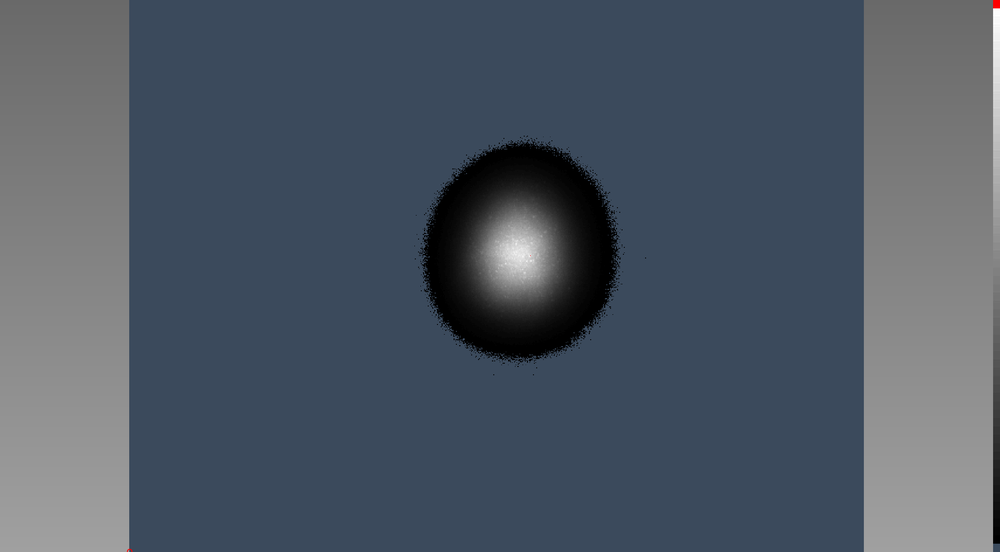
%> input picture ref/ModeLoss/1_0001.tiff, 1000 x 552 px, shrunk from 2167 x 1196 before the run
$ octave modefield_overlap.m   (GNU Octave 9; MATLAB toolbox functions it lacks are replaced by stand-ins)
%> lines starting %> are read from the running program, lines starting %| are printed output that depends on the picture; in (x1, y1, x2, y2) boxes, pixels count from 0 and x2, y2 are one past the last pixel; in counts of white or black regions, pixels touching at a corner belong together; the program's own positions count from 1
### ref/ModeLoss/gauss2fit.m
function [fitresult,gof,gauss2] = gauss2fit(x,y,z)
%gauss2fit(X, Y, Z) 二维高斯拟合
%  二维高斯拟合
%
%  https://blog.csdn.net/u012366767/article/details/90743083
%
%  f(x,y) = A*exp(-(x-X0)^2/(2*sigmaX2)-(y-Y0)^2/(2*sigmaY2))
%
%  ln(f) = lnA - (x-X0)^2/(2*sigmaX2) - (y-Y0)^2/(2*sigmaY2)
%  ln(f) = p00 + p10*x + p01*y + p20*x^2 + p02*y^2;
%  p00 = lnA - X0^2/(2*sigmaX2) - Y0^2/(2*sigmaY2)
%  p10 = X0/sigmaX2
%  p01 = Y0/sigmaY2
%  p20 = -0.5/sigmaX2
%  p02 = -0.5/sigmaY2
%
%

% 利用多项式拟合
[xData,yData,zData] = prepareSurfaceData(x,y,z);
ft = fittype('poly22');
opts = fitoptions('Method','LinearLeastSquares');
opts.Lower = [-Inf 0 0 -Inf 0 -Inf];
opts.Upper = [Inf Inf Inf 0 0 0];
[fitresult,gof] = fit([xData,yData],zData,ft,opts);
% 将多项式拟合结果转换为二维高斯结果
ft = fittype('A*exp((-(x-X0).^2/sigmaX2-(y-Y0).^2/sigmaY2)/2)', ...
    independent=["x" "y"],dependent='img', ...
    coefficients=["A" "X0" "Y0" "sigmaX2" "sigmaY2"]);
sigmaX2 = -0.5/fitresult.p20;
sigmaY2 = -0.5/fitresult.p02;
X0 = fitresult.p10*sigmaX2;
Y0 = fitresult.p01*sigmaY2;
A = exp(fitresult.p00+X0^2/(2*sigmaX2)+Y0^2/(2*sigmaY2));
gauss2 = sfit(ft,A,X0,Y0,sigmaX2,sigmaY2);
end

### ref/ModeLoss/modefield_overlap.m
%%
% 输入：BeamGage 灰度值64 z轴刻度1.01x 颜色栏 禁用光标十字线
% 例图见1_0001.tiff、fiber_0001.tiff
clear
%% 读图
mf_WG_original = imread("1_0001.tiff");
mf_fiber_original = imread("fiber_0001.tiff");
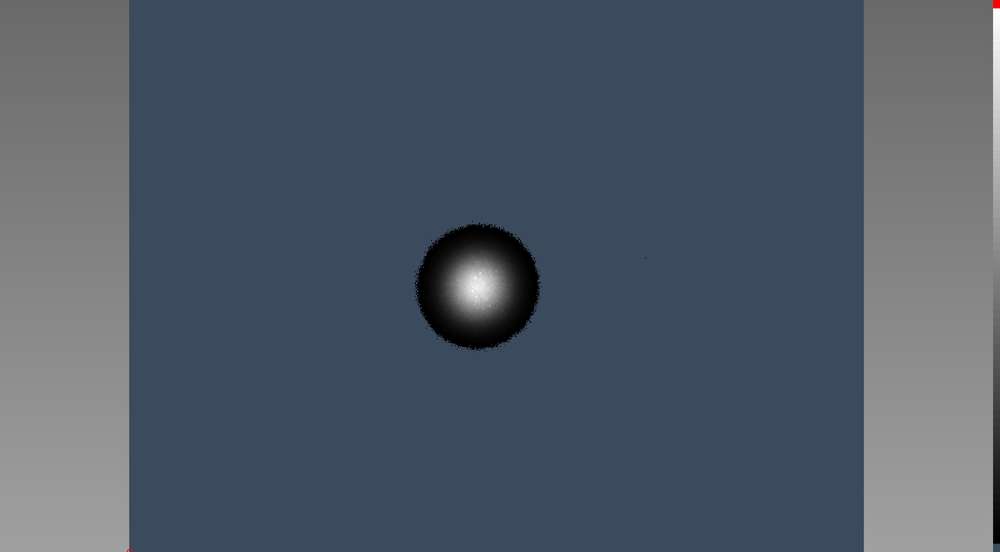
%> input picture ref/ModeLoss/fiber_0001.tiff, 1000 x 552 px, shrunk from 2167 x 1196 before the run

mf_WG = beamGageGray64ImgPrepare(mf_WG_original);
mf_fiber = beamGageGray64ImgPrepare(mf_fiber_original);
figure(1),clf
tiledlayout(1,2,"TileSpacing","tight");
nexttile;imshow(mf_WG);title('WG');
nexttile;imshow(mf_fiber);title('Fiber');
colormap('jet');cb = colorbar;cb.Layout.Tile = 'east';cb.Ticks=linspace(cb.Limits(1),cb.Limits(2),6);

%% 统一中心点位置
warning('off','curvefit:prepareFittingData:removingNaNAndInf');
% 找出二维高斯中心并移动到相同大小的图片中
[size_WG(1),size_WG(2)] = size(mf_WG);
[f,g,gauss2_WG] = gauss2fit(1:size_WG(2),1:size_WG(1),log(double(mf_WG)));
% [122 lines not run here, left out]
function img = beamGageGray64ImgPrepare(img0)
[~,~,z] = size(img0);
%> z = 4
if z > 3
    img0(:,:,4:end)=[];
end
% 除去非灰度背景
background = logical(double(img0(:,:,1))-double(img0(:,:,2)));
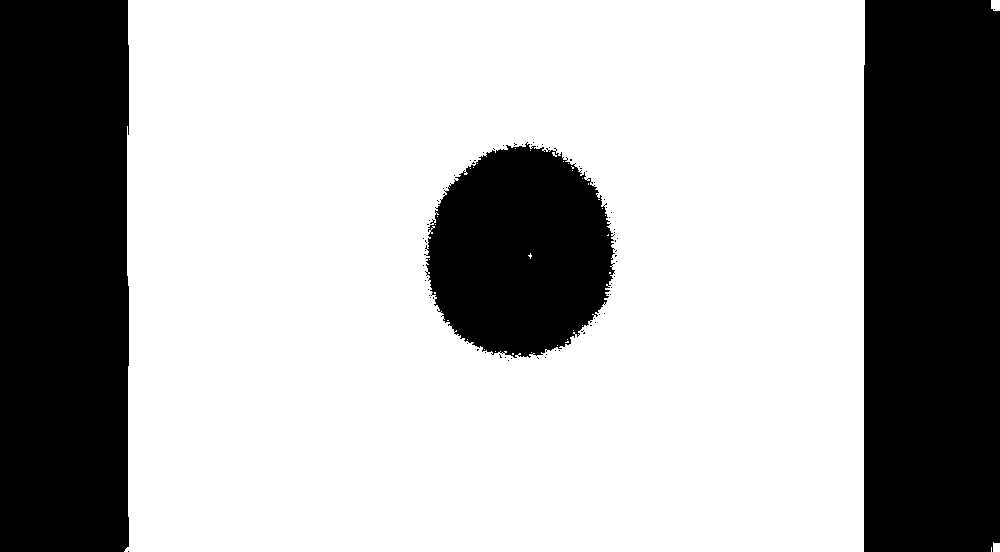
%> background: size 552x1000 logical; 68.1% white; 74 black regions (71 under 20 px), largest, box (x1, y1, x2, y2) and area: (864, 0, 1000, 552) 74843, (0, 0, 129, 552) 70693, (424, 142, 615, 358) 30643
mf_fiber_exceptColor = img0(:,:,1);
mf_fiber_exceptColor(background)=0;
% 找到光斑列范围
C = sum(mf_fiber_exceptColor);
%> C = 1000 values, max 73139 at index 1, min 0 at index 130, mean 20553.9
Cd1 = find(diff(C));
%> Cd1 = 206 values from 124 to 996
% 以间隔10列为基准留下[左预留列 光斑 右预留列 colorbar列]
% 对应Ld1([1:Ld2(1) Ld2(1)+1:Ld2(2) Ld2(3):Ld2(3)+1 Ld2(3)+1:end])
[~,Cd2] = find(diff(Cd1)>10);
%> Cd2 = [6 198 200]
col_range = [Cd1(Cd2(1)+1),Cd1(Cd2(2))];
%> col_range = [425 617]

img = mf_fiber_exceptColor(:,col_range(1):col_range(2));
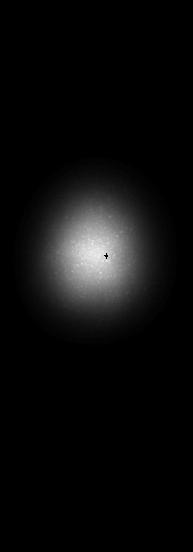
%> img: size 552x193 uint8; min 0, max 241, mean 12.1
% 找到光斑行范围
R = sum(img,2);
%> R = 552 values, max 15974 at index 253, min 0 at index 1, mean 2341.4
Rd1 = find(diff(R));
%> Rd1 = 217 values from 142 to 361
img = img(Rd1(1):Rd1(end),:);
%> img: size 220x193 uint8
%> in beamGageGray64ImgPrepare (call 2), `background = logical(double(img0(:,:,1))-double(img0(:,:,2)));`: background: size 552x1000 logical; 71.6% white; 12 black regions (9 under 20 px), largest, box (x1, y1, x2, y2) and area: (864, 0, 1000, 552) 74843, (0, 0, 129, 552) 70693, (418, 225, 538, 349) 11328
%> in beamGageGray64ImgPrepare (call 2), `mf_fiber_exceptColor = img0(:,:,1);`:
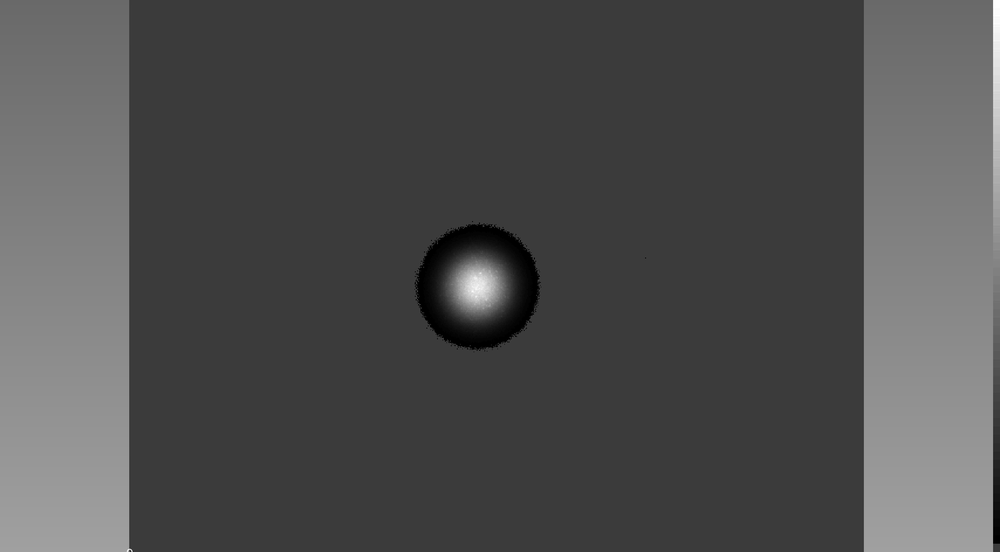
%> mf_fiber_exceptColor: size 552x1000 uint8; min 0, max 255, mean 78.2
%> in beamGageGray64ImgPrepare (call 2), `mf_fiber_exceptColor(background)=0;`:
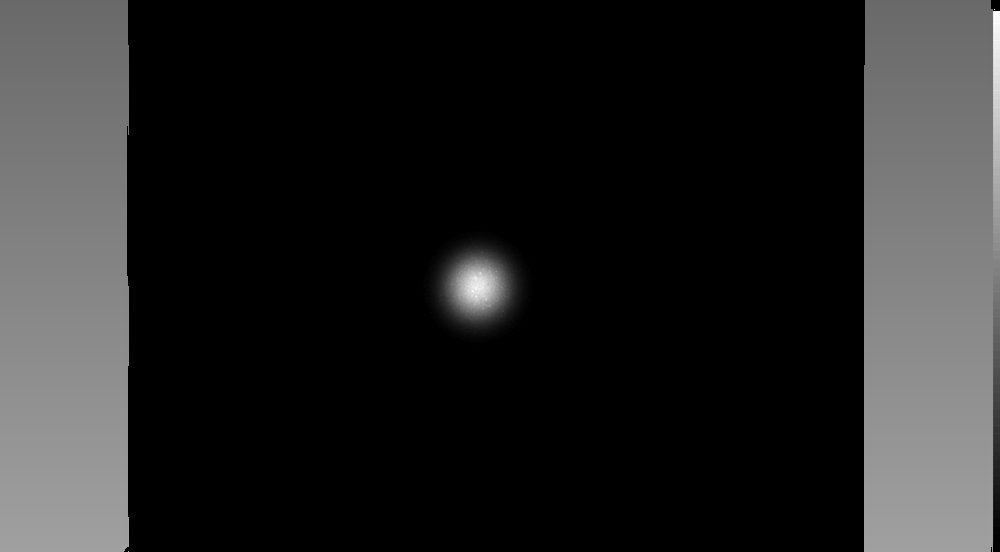
%> mf_fiber_exceptColor: size 552x1000 uint8; min 0, max 255, mean 36
%> in beamGageGray64ImgPrepare (call 2), `C = sum(mf_fiber_exceptColor);`: C = 1000 values, max 73139 at index 1, min 0 at index 130, mean 19845
%> in beamGageGray64ImgPrepare (call 2), `Cd1 = find(diff(C));`: Cd1 = 134 values from 124 to 996
%> in beamGageGray64ImgPrepare (call 2), `[~,Cd2] = find(diff(Cd1)>10);`: Cd2 = [6 126 128]
%> in beamGageGray64ImgPrepare (call 2), `col_range = [Cd1(Cd2(1)+1),Cd1(Cd2(2))];`: col_range = [418 538]
%> in beamGageGray64ImgPrepare (call 2), `img = mf_fiber_exceptColor(:,col_range(1):col_range(2));`:
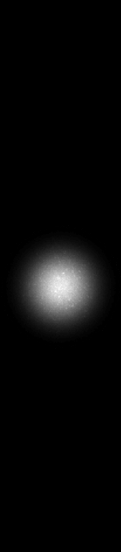
%> img: size 552x121 uint8; min 0, max 253, mean 8.7
%> in beamGageGray64ImgPrepare (call 2), `R = sum(img,2);`: R = 552 values, max 11716 at index 287, min 0 at index 1, mean 1057
%> in beamGageGray64ImgPrepare (call 2), `Rd1 = find(diff(R));`: Rd1 = 125 values from 225 to 349
%> in beamGageGray64ImgPrepare (call 2), `img = img(Rd1(1):Rd1(end),:);`:
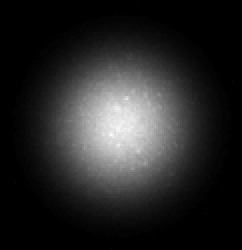
%> img: size 125x121 uint8 (shown 2 times larger); min 0, max 253, mean 38.6
%> the run ends on the next line
% % 依据最大值归一化
% maxA = double(max(max(img)));
% img = uint8(double(img)/maxA*255);
end
